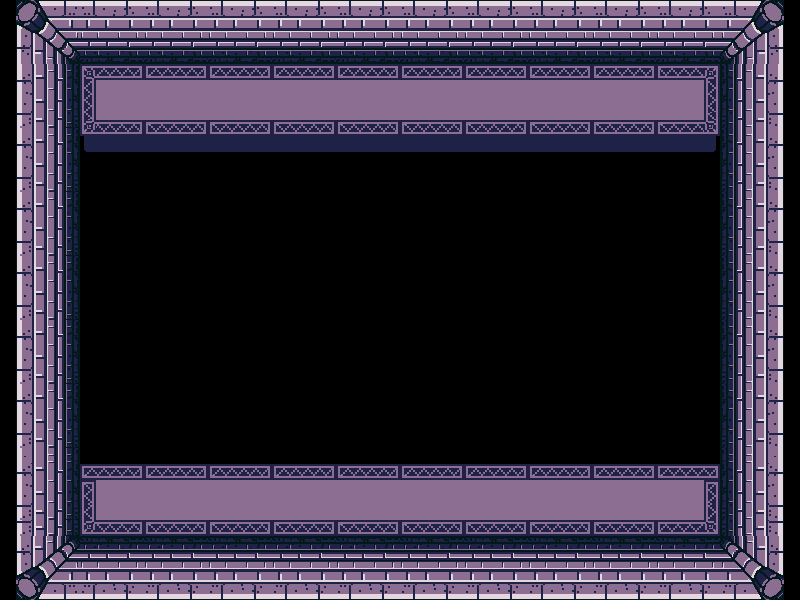

This game map was drawn from its Tiled (.tmx) file and the tilesets committed beside it. A one-line description and the trimmed map source follow:
An orthogonal 100x75 tile map with 8x8 px tiles, 1 tile layer (bg), 2 hidden layers not drawn, 2 tilesets.

<map version="1.0" tiledversion="1.1.5" orientation="orthogonal" renderorder="right-down" width="100" height="75" tilewidth="8" tileheight="8" infinite="0" nextobjectid="1">
 <tileset firstgid="1" name="tiles" tilewidth="8" tileheight="8" tilecount="2048" columns="64">
  <image source="../images/dungeon-tiles-imp.png" width="512" height="256" />
 </tileset>
 <tileset firstgid="2049" name="stepping-stones" tilewidth="64" tileheight="64" tilecount="32" columns="8">
  <image source="../images/tile-pholders.png" width="512" height="256" />
 </tileset>
 <layer name="bg" width="100" height="75">
  <properties>
   <property name="tileset" value="tiles" />
  </properties>
  <data>[7500 cells, 4080 non-empty, 779 distinct tile ids]</data>
 </layer>
 <layer name="level" width="100" height="75" visible="0">
  <data>[7500 cells, 21 non-empty, 4 distinct tile ids]</data>
 </layer>
 <layer name="fg decos" width="100" height="75" visible="0">
  <data>[7500 cells, 24 non-empty, 6 distinct tile ids]</data>
 </layer>
</map>
